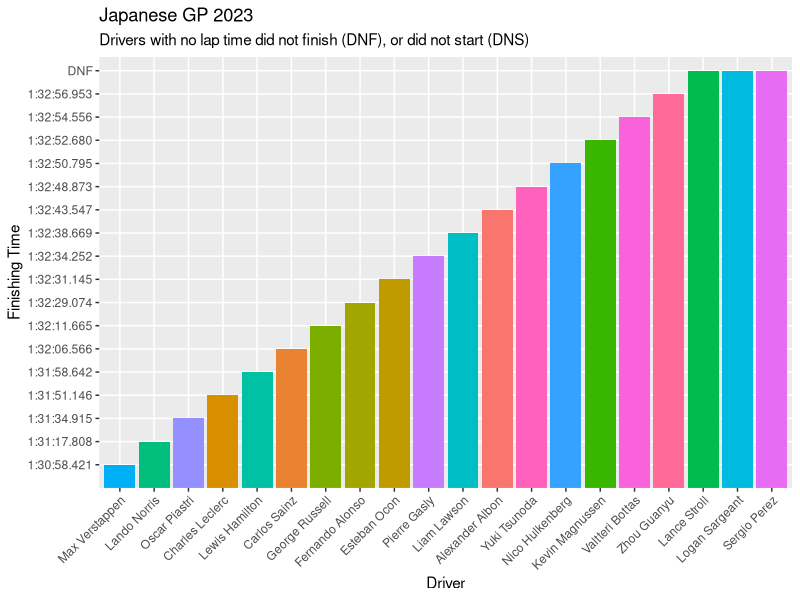

Reproduce this figure in R.
## ---- chunk 1
#|label: setup
#|message: false

suppressPackageStartupMessages({
  library(tidyverse)
  library(dplyr)
  library(ggplot2)
  })
## ---- chunk 2
#|label: Japan tibble
Japan <- tibble(
  Position = c(1, 2, 3, 4, 5, 6, 7, 8, 9, 10, 11, 12, 13, 14, 15, 16, 17, 18, 19, 20),
  Driver = c("Max Verstappen", "Lando Norris", "Oscar Piastri", "Charles Leclerc", "Lewis Hamilton", "Carlos Sainz", "George Russell", "Fernando Alonso", "Esteban Ocon", "Pierre Gasly", "Liam Lawson", "Alexander Albon", "Yuki Tsunoda", "Nico Hulkenberg", "Kevin Magnussen", "Valtteri Bottas", "Zhou Guanyu", "Sergio Perez", "Logan Sargeant", "Lance Stroll"),
  Team = c("Red Bull Racing", "McLaren", "McLaren", "Ferrari", "Mercedes", "Ferrari", "Mercedes", "Aston Martin", "Alpine", "Alpine", "AlphaTauri", "Williams", "AlphaTauri", "Haas", "Haas", "Alfa Romeo", "Alfa Romeo", "Red Bull Racing", "Williams", "Aston Martin"),
  Laps = c(53, 53, 53, 53, 53, 53, 53, 53, 53, 53, 52, 52, 52, 52, 52, 26, 22, 20, 15, 7),
  Time_Retired = c("1:30:58.421", "1:31:17.808", "1:31:34.915", "1:31:51.146", "1:31:58.642", "1:32:06.566", "1:32:11.665", "1:32:29.074", "1:32:31.145", "1:32:34.252", "1:32:38.669", "1:32:43.547", "1:32:48.873", "1:32:50.795", "1:32:52.680", "1:32:54.556", "1:32:56.953", "DNF", "DNF", "DNF"),
  Gap = c(NA, "+19.387s", "+36.494s", "+52.725s", "+60.221s", "+68.145s", "+73.244s", "+90.653s", "+92.724s", "+95.831s", "+100.248s", "+105.126s", "+110.452s", "+112.374s", "+114.259s", "+116.135s", "+118.532s", NA, NA, NA),
  Points = c(25, 18, 15, 12, 10, 8, 6, 4, 2, 1, 0, 0, 0, 0, 0, 0, 0, 0, 0, 0)
)

## ---- chunk 3
#|label: Japan plot
ggplot(Japan, aes(x = fct_reorder(Driver, Time_Retired), y = Time_Retired, fill = Driver)) +
  geom_bar(stat = "identity") +
  labs(title = "Japanese GP 2023",
       subtitle = "Drivers with no lap time did not finish (DNF), or did not start (DNS)",
       x = "Driver",
       y = "Finishing Time",
       color = NA) +
  guides(fill = FALSE) +
  theme(axis.text.x = element_text(angle = 45, hjust = 1))
